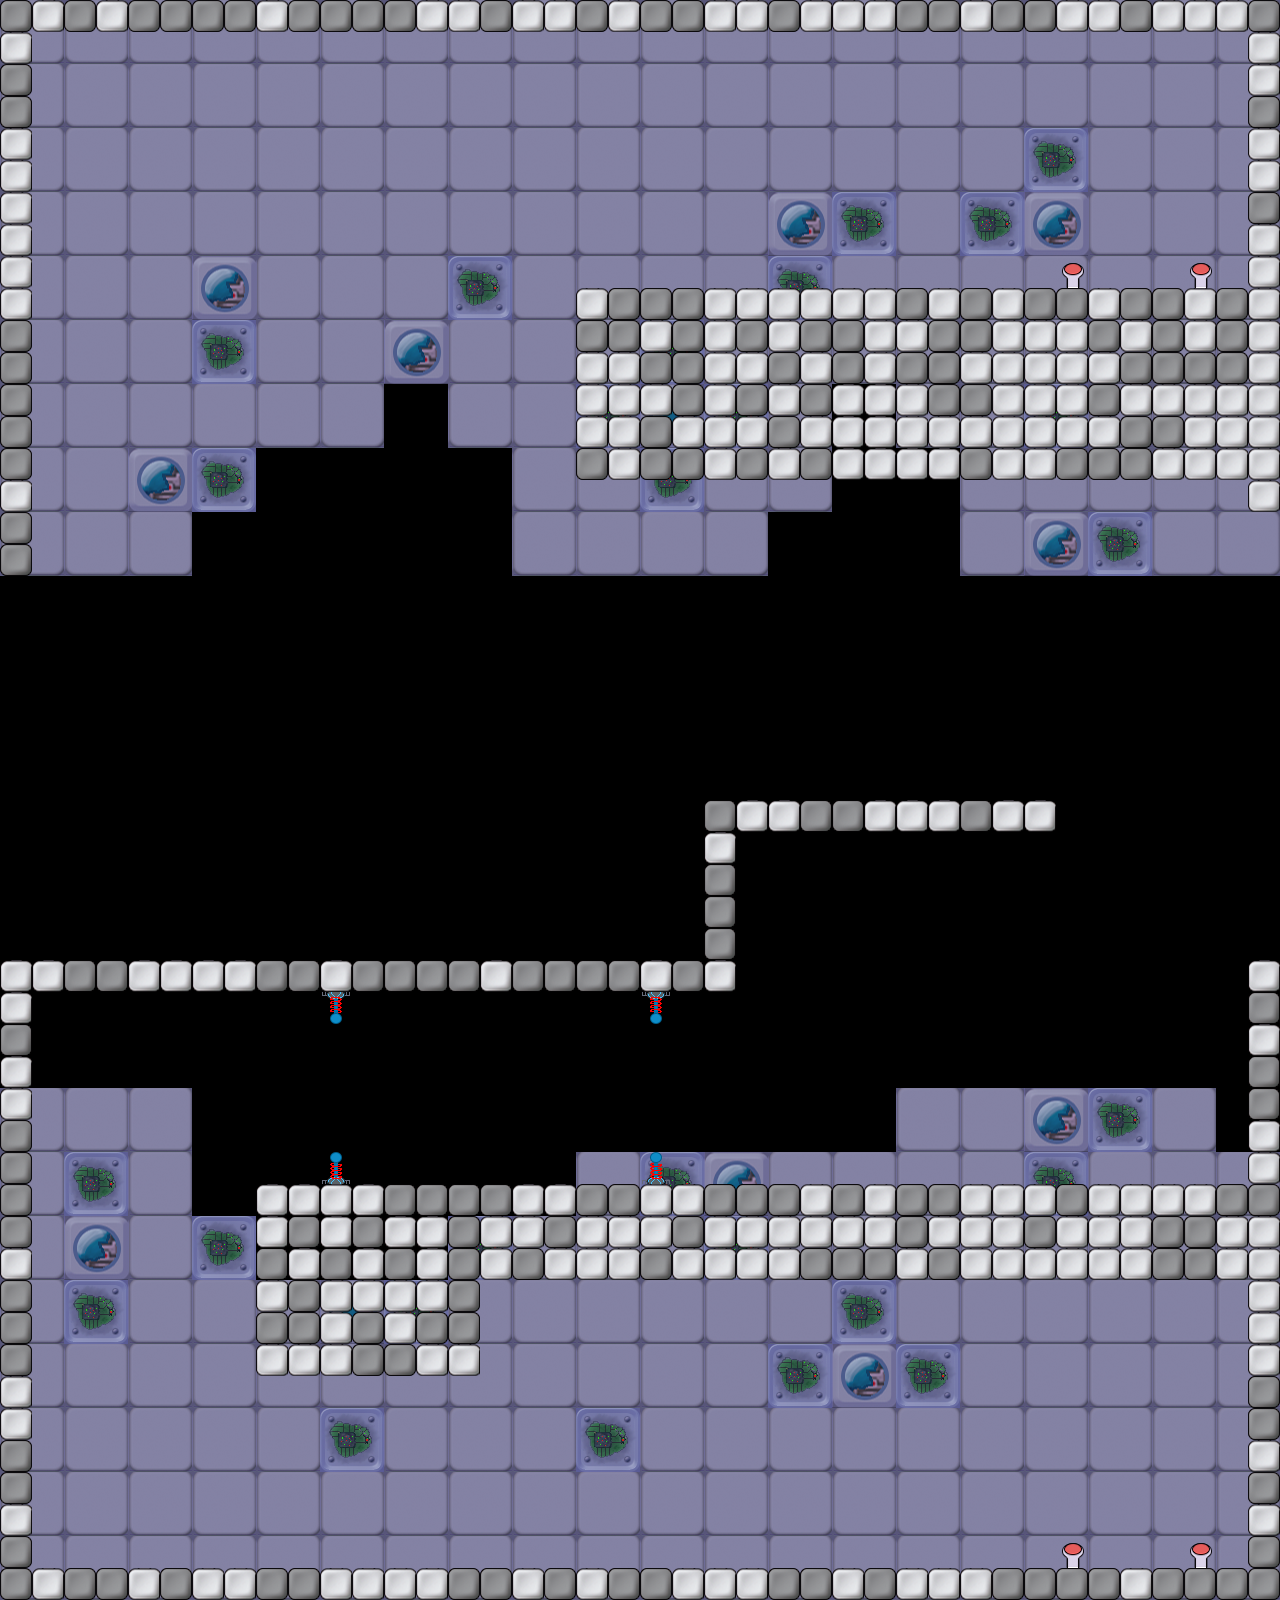

A level layout from a 2D game, rendered from its tile map. Below: a short description, then the map file with tile-grid data replaced by summaries:
An orthogonal 40x50 tile map with 32x32 px tiles, 2 tile layers (Tile Layer 1, b) and 13 objects (4x bomba, 3x estrella, 2x laser, pared, inicio, ...).

<map version="1.4" tiledversion="1.4.3" orientation="orthogonal" renderorder="right-down" width="40" height="50" tilewidth="32" tileheight="32" infinite="0" nextlayerid="5" nextobjectid="14">
 <properties>
  <property name="tamanoMapaX" value="40" />
  <property name="tamanoMapaY" value="50" />
 </properties>
 <tileset firstgid="1" name="tiled" tilewidth="32" tileheight="32" tilecount="256" columns="16">
  <image source="tiled.png" width="512" height="512" />
 </tileset>
 <layer id="1" name="Tile Layer 1" width="40" height="50">
  <data>[2000 cells, 1212 non-empty, 12 distinct tile ids]</data>
 </layer>
 <layer id="2" name="b" width="40" height="50">
  <data>[2000 cells, 435 non-empty, 4 distinct tile ids]</data>
 </layer>
 <objectgroup id="3" name="fisicos">
  <object id="1" type="pared" x="1248" y="32">
   <polyline points="0,0 -1216,0 -1216,544 -1248,544 -1248,928 -544,928 -544,768 -192,768 -192,800 -512,800 -512,960 -1216,960 -1216,1536 0,1536 0,1248 -768,1248 -768,1344 -992,1344 -992,1152 0,1152 0,928 32,928 32,480 0,480 0,448 -672,448 -672,256 0,256 0,0" />
  </object>
  <object id="2" type="inicio" x="1056" y="288" width="160" height="32" />
  <object id="3" type="fin" x="1056" y="1568" width="160" height="32" />
 </objectgroup>
 <objectgroup id="4" name="interaccion">
  <object id="4" type="estrella" x="112" y="148" />
  <object id="5" type="estrella" x="819" y="1429" />
  <object id="6" type="estrella" x="484" y="1083" />
  <object id="7" type="gas" x="1054" y="1042" />
  <object id="8" type="bomba" x="792" y="644">
   <properties>
    <property name="direccion" value="arriba" />
   </properties>
  </object>
  <object id="9" type="bomba" x="979" y="644">
   <properties>
    <property name="direccion" value="abajo" />
   </properties>
  </object>
  <object id="10" type="laser" x="652" y="993" width="9" height="191">
   <properties>
    <property name="direccion" value="vertical" />
    <property name="tiempoApagado" value="05.00" />
    <property name="tiempoApagadoActual" value="00.00" />
    <property name="tiempoPrendido" value="03.00" />
   </properties>
  </object>
  <object id="11" type="laser" x="332" y="994" width="9" height="191">
   <properties>
    <property name="direccion" value="vertical" />
    <property name="tiempoApagado" value="05.00" />
    <property name="tiempoApagadoActual" value="05.00" />
    <property name="tiempoPrendido" value="03.00" />
   </properties>
  </object>
  <object id="12" type="bomba" x="405" y="1475">
   <properties>
    <property name="direccion" value="arriba" />
   </properties>
  </object>
  <object id="13" type="bomba" x="592" y="1475">
   <properties>
    <property name="direccion" value="abajo" />
   </properties>
  </object>
 </objectgroup>
</map>